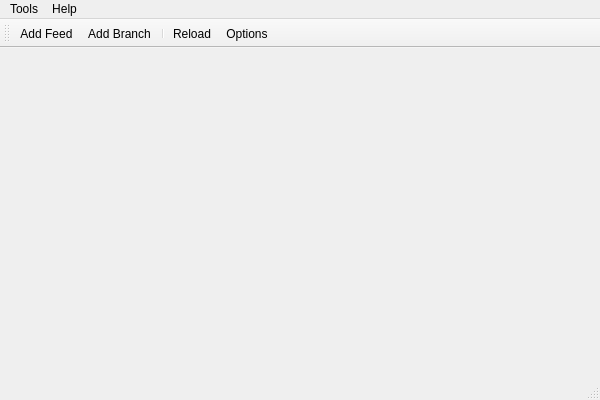
<?xml version="1.0" encoding="UTF-8"?>
<ui version="4.0">
 <class>XplRSS</class>
 <widget class="QMainWindow" name="XplRSS">
  <property name="geometry">
   <rect>
    <x>0</x>
    <y>0</y>
    <width>600</width>
    <height>400</height>
   </rect>
  </property>
  <property name="windowTitle">
   <string>XplRSS</string>
  </property>
  <widget class="QWidget" name="centralWidget">
   <layout class="QVBoxLayout" name="verticalLayout">
    <item>
     <widget class="QSplitter" name="splitter">
      <property name="orientation">
       <enum>Qt::Horizontal</enum>
      </property>
     </widget>
    </item>
   </layout>
  </widget>
  <widget class="QMenuBar" name="menuBar">
   <property name="geometry">
    <rect>
     <x>0</x>
     <y>0</y>
     <width>600</width>
     <height>21</height>
    </rect>
   </property>
   <widget class="QMenu" name="menuTools">
    <property name="title">
     <string>Tools</string>
    </property>
    <widget class="QMenu" name="menuSort_Date">
     <property name="title">
      <string>Sort</string>
     </property>
     <addaction name="actionDate_Descending"/>
     <addaction name="actionDate_Ascending"/>
     <addaction name="actionRead_Descending"/>
     <addaction name="actionRead_Ascending"/>
    </widget>
    <addaction name="actionAdd_Feed"/>
    <addaction name="actionAdd_Branch"/>
    <addaction name="actionReload"/>
    <addaction name="actionOptions"/>
    <addaction name="menuSort_Date"/>
    <addaction name="actionQuit"/>
   </widget>
   <widget class="QMenu" name="menuHelp">
    <property name="title">
     <string>Help</string>
    </property>
    <addaction name="actionAbout"/>
   </widget>
   <addaction name="menuTools"/>
   <addaction name="menuHelp"/>
  </widget>
  <widget class="QToolBar" name="mainToolBar">
   <attribute name="toolBarArea">
    <enum>TopToolBarArea</enum>
   </attribute>
   <attribute name="toolBarBreak">
    <bool>false</bool>
   </attribute>
   <addaction name="actionAdd_Feed"/>
   <addaction name="actionAdd_Branch"/>
   <addaction name="separator"/>
   <addaction name="actionReload"/>
   <addaction name="actionOptions"/>
  </widget>
  <widget class="QStatusBar" name="statusBar"/>
  <action name="actionOptions">
   <property name="icon">
    <iconset resource="icons.qrc">
     <normaloff>:/32/settings</normaloff>:/32/settings</iconset>
   </property>
   <property name="text">
    <string>Options</string>
   </property>
  </action>
  <action name="actionAdd_Feed">
   <property name="icon">
    <iconset>
     <normalon>:/32/add</normalon>
    </iconset>
   </property>
   <property name="text">
    <string>Add Feed</string>
   </property>
  </action>
  <action name="actionAbout">
   <property name="text">
    <string>About</string>
   </property>
  </action>
  <action name="actionDate_Ascending">
   <property name="text">
    <string>Date Ascending</string>
   </property>
   <property name="toolTip">
    <string>Sort by Date Ascending</string>
   </property>
  </action>
  <action name="actionDate_Descending">
   <property name="text">
    <string>Date Descending</string>
   </property>
   <property name="toolTip">
    <string>Sort by Date Descending</string>
   </property>
  </action>
  <action name="actionRead_Ascending">
   <property name="text">
    <string>Read Ascending</string>
   </property>
   <property name="toolTip">
    <string>Sort by Read Ascending</string>
   </property>
  </action>
  <action name="actionRead_Descending">
   <property name="text">
    <string>Read Descending</string>
   </property>
   <property name="toolTip">
    <string>Sort by Read Descending</string>
   </property>
  </action>
  <action name="actionQuit">
   <property name="text">
    <string>Quit</string>
   </property>
  </action>
  <action name="actionAdd_Branch">
   <property name="icon">
    <iconset>
     <normalon>:/32/branch</normalon>
    </iconset>
   </property>
   <property name="text">
    <string>Add Branch</string>
   </property>
  </action>
  <action name="actionReload">
   <property name="icon">
    <iconset>
     <normalon>:/32/refresh</normalon>
    </iconset>
   </property>
   <property name="text">
    <string>Reload</string>
   </property>
  </action>
 </widget>
 <layoutdefault spacing="6" margin="11"/>
 <resources>
  <include location="icons.qrc"/>
 </resources>
 <connections/>
</ui>
